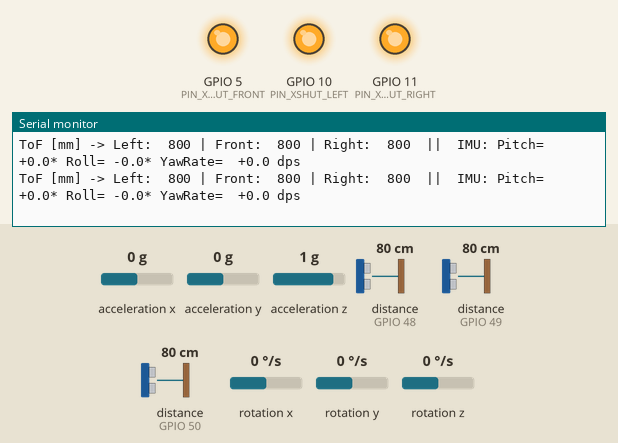
Simulated run of this sketch. Board: ESP32-C6. Parts: output pins drawn as LEDs (lit = HIGH), the last lines printed to the serial monitor. Wiring (inferred from the names in the program): MPU-6050 motion sensor at I2C address 0x68. Inputs (shaded band) come from the test bench; at power-on: acceleration x 0 g, distance to the obstacle (sensors on GPIO 48, GPIO 49, GPIO 50) 80 cm, acceleration y 0 g, rotation z 0 °/s, acceleration z 1 g, rotation x 0 °/s, rotation y 0 °/s.

Above: at 2.2 s.
2.3 s: acceleration x set to -1.4 g
At 2.5 s:
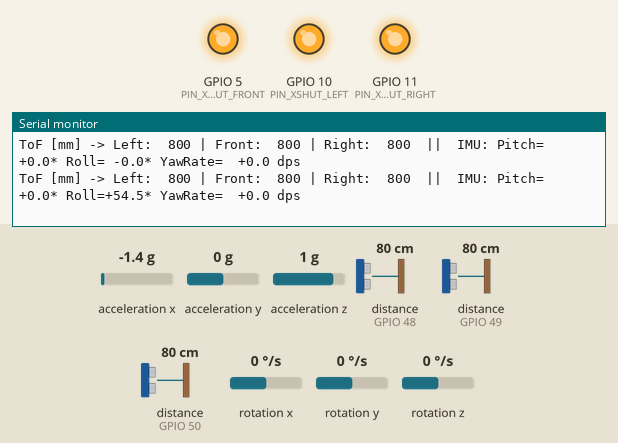
4.2 s: distance to the obstacle (sensor on GPIO 48) set to 2 cm
At 4.54 s:
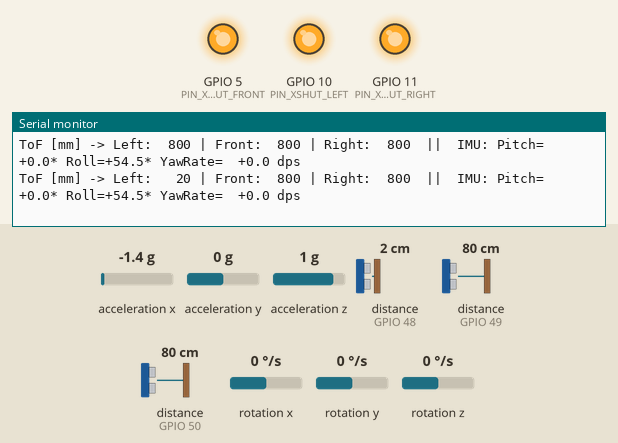
6.2 s: distance to the obstacle (sensor on GPIO 49) set to 2 cm
At 6.59 s:
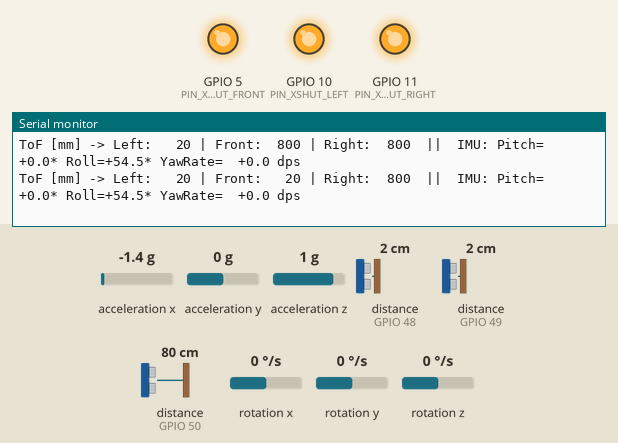
8.3 s: distance to the obstacle (sensor on GPIO 50) set to 2 cm
At 8.63 s:
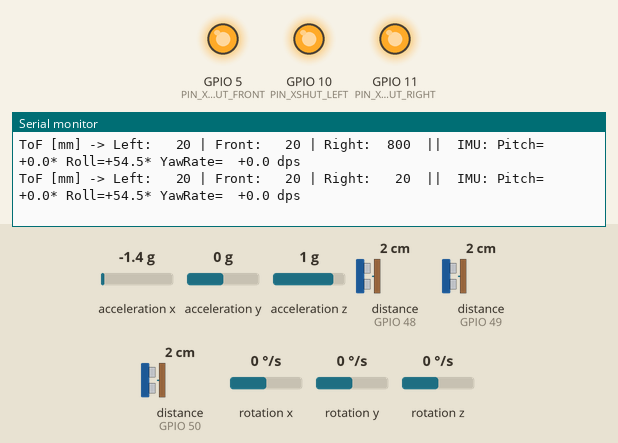
10.3 s: acceleration y set to -1.4 g
At 10.47 s:
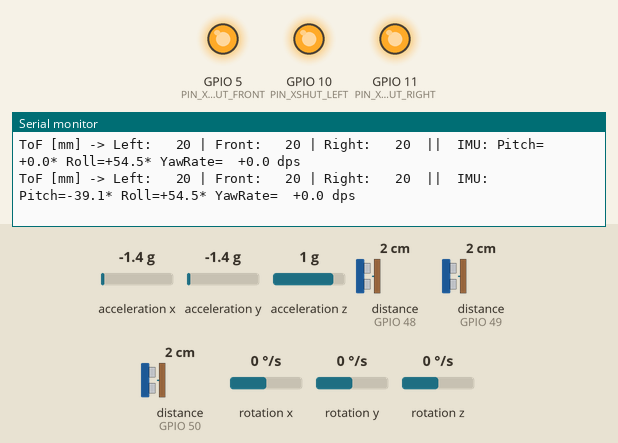
12.2 s: rotation z set to -192 °/s
At 12.52 s:
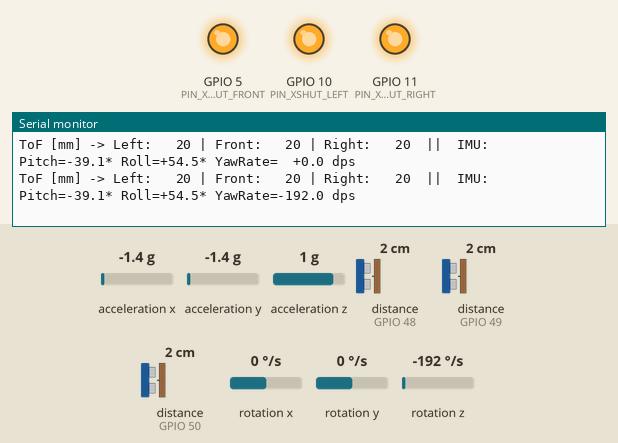

The sketch:

Sensor_Test_ESP32C6.ino
```cpp
/*
 * ==============================================================================
 * MICROMOUSE ESP32-C6: FULL SENSOR SUITE DIAGNOSTIC TEST (ROBUST)
 * Authoritative Spec: MICROMOUSE_MASTER_PROMPT.md
 * Target: ESP32-C6 DevKitC-1
 * ==============================================================================
 *
 * HARDWARE MAPPING:
 * - I2C SDA       : GPIO 6
 * - I2C SCL       : GPIO 7
 * - ToF Left      : XSHUT = GPIO 10  (Address: 0x30)
 * - ToF Front     : XSHUT = GPIO 11  (Address: 0x31)
 * - ToF Right     : XSHUT = GPIO 5   (Address: 0x32)
 * - IMU MPU-6050  : Address: 0x68
 *
 * ARDUINO IDE:
 * - Board: "ESP32C6 Dev Module"
 * - Tools -> "USB CDC On Boot" -> "Enabled"
 * - Serial Monitor: 115200 baud
 * ==============================================================================
 */

#include <Arduino.h>
#include <Wire.h>
#include <Adafruit_VL53L0X.h>

// --- Authoritative GPIO Pins ---
constexpr uint8_t PIN_I2C_SDA     = 6;
constexpr uint8_t PIN_I2C_SCL     = 7;

constexpr uint8_t PIN_XSHUT_LEFT  = 10;
constexpr uint8_t PIN_XSHUT_FRONT = 5;   // Front ToF on GPIO 5
constexpr uint8_t PIN_XSHUT_RIGHT = 11;  // Right ToF on GPIO 11

// --- I2C Target Addresses ---
constexpr uint8_t ADDR_TOF_LEFT   = 0x30;
constexpr uint8_t ADDR_TOF_FRONT  = 0x31;
constexpr uint8_t ADDR_TOF_RIGHT  = 0x32;
constexpr uint8_t ADDR_MPU6050    = 0x68;

Adafruit_VL53L0X loxLeft;
Adafruit_VL53L0X loxFront;
Adafruit_VL53L0X loxRight;

bool leftOk  = false;
bool frontOk = false;
bool rightOk = false;
bool imuOk   = false;

void scanI2CBus(const char *label) {
  Serial.printf("\n--- [I2C BUS SCAN: %s] ---\n", label);
  uint8_t count = 0;
  for (uint8_t addr = 0x08; addr <= 0x77; addr++) {
    Wire.beginTransmission(addr);
    if (Wire.endTransmission() == 0) {
      Serial.printf(" > Found device at 0x%02X: ", addr);
      if (addr == ADDR_TOF_LEFT)        Serial.println(F("[ToF LEFT  - OK (0x30)]"));
      else if (addr == ADDR_TOF_FRONT)  Serial.println(F("[ToF FRONT - OK (0x31)]"));
      else if (addr == ADDR_TOF_RIGHT)  Serial.println(F("[ToF RIGHT - OK (0x32)]"));
      else if (addr == ADDR_MPU6050)    Serial.println(F("[MPU-6050 IMU - OK (0x68)]"));
      else if (addr == 0x29)            Serial.println(F("[ToF DEFAULT 0x29 (Not yet remapped!)]"));
      else                              Serial.println(F("[Other I2C device]"));
      count++;
    }
  }
  Serial.printf("Devices found: %d\n", count);
  Serial.println(F("------------------------------------------\n"));
}

bool initSingleToF(Adafruit_VL53L0X &sensor, uint8_t xshutPin, uint8_t targetAddr, const char *name) {
  Serial.printf("[ToF] Activating %s (XSHUT=GPIO %d)...\n", name, xshutPin);
  digitalWrite(xshutPin, HIGH);
  delay(60); // Allow sensor internal MCU to boot

  // Strategy 1: Attempt to begin directly with the target address
  if (sensor.begin(targetAddr, false, &Wire)) {
    Serial.printf(" > [OK] %s initialized at address 0x%02X\n", name, targetAddr);
    return true;
  }

  // Strategy 2: If begin(target) failed, initialize at default 0x29 and setAddress
  Serial.printf(" > [Fallback] Trying default 0x29 for %s...\n", name);
  if (sensor.begin(0x29, false, &Wire)) {
    if (sensor.setAddress(targetAddr)) {
      Serial.printf(" > [OK] %s remapped from 0x29 -> 0x%02X\n", name, targetAddr);
      return true;
    }
  }

  Serial.printf(" > [ERROR] %s failed to respond!\n", name);
  return false;
}

void initToFSensors() {
  Serial.println(F("\n[ToF] === STARTING SEQUENTIAL VL53L0X INITIALIZATION ==="));

  // Step 1: Put all 3 sensors into HARDWARE SHUTDOWN
  pinMode(PIN_XSHUT_LEFT, OUTPUT);
  pinMode(PIN_XSHUT_FRONT, OUTPUT);
  pinMode(PIN_XSHUT_RIGHT, OUTPUT);

  digitalWrite(PIN_XSHUT_LEFT, LOW);
  digitalWrite(PIN_XSHUT_FRONT, LOW);
  digitalWrite(PIN_XSHUT_RIGHT, LOW);
  delay(150); // Crucial: allow internal capacitors to fully discharge

  // Step 2: Initialize LEFT sensor (GPIO 10 -> 0x30)
  leftOk = initSingleToF(loxLeft, PIN_XSHUT_LEFT, ADDR_TOF_LEFT, "LEFT");

  // Step 3: Initialize FRONT sensor (GPIO 11 -> 0x31)
  frontOk = initSingleToF(loxFront, PIN_XSHUT_FRONT, ADDR_TOF_FRONT, "FRONT");

  // Step 4: Initialize RIGHT sensor (GPIO 5 -> 0x32)
  rightOk = initSingleToF(loxRight, PIN_XSHUT_RIGHT, ADDR_TOF_RIGHT, "RIGHT");
}

void initMPU6050() {
  Serial.println(F("\n[IMU] Initializing MPU-6050 at 0x68..."));
  Wire.beginTransmission(ADDR_MPU6050);
  Wire.write(0x6B); // PWR_MGMT_1
  Wire.write(0x00); // Wake up
  uint8_t err = Wire.endTransmission();
  if (err == 0) {
    imuOk = true;
    Serial.println(F(" > [OK] MPU-6050 woke up and responding!"));
  } else {
    imuOk = false;
    Serial.printf(" > [ERROR] MPU-6050 failed at 0x68 (Error code: %d)\n", err);
  }
}

void setup() {
  Serial.begin(115200);

  uint32_t t0 = millis();
  while (!Serial && (millis() - t0 < 3000)) {
    delay(10);
  }
  delay(500);

  Serial.println(F("\n\n========================================================"));
  Serial.println(F("   MICROMOUSE ESP32-C6: FULL SENSOR DIAGNOSTIC SUITE    "));
  Serial.println(F("   Left=0x30 (GPIO10) | Front=0x31 (GPIO5) | Right=0x32 (GPIO11) "));
  Serial.println(F("   IMU=0x68 (SDA=GPIO6, SCL=GPIO7)                      "));
  Serial.println(F("========================================================"));

  // Initialize I2C Bus
  Wire.begin(PIN_I2C_SDA, PIN_I2C_SCL, 100000);
  Wire.setTimeOut(100);
  delay(100);

  // Scan before setup
  scanI2CBus("PRE-INIT STATE");

  // Initialize sensors sequentially
  initToFSensors();
  initMPU6050();

  // Scan after setup
  scanI2CBus("FINAL CONFIGURATION");

  Serial.println(F("Streaming live distance & motion data (10 Hz):"));
  Serial.println(F("--------------------------------------------------------------------------------"));
}

void loop() {
  uint16_t distLeft = 9999, distFront = 9999, distRight = 9999;
  bool validL = false, validF = false, validR = false;

  // 1. Read Left
  if (leftOk) {
    VL53L0X_RangingMeasurementData_t m;
    loxLeft.rangingTest(&m, false);
    if (m.RangeStatus != 4) {
      distLeft = m.RangeMilliMeter;
      validL = true;
    }
  }

  // 2. Read Front
  if (frontOk) {
    VL53L0X_RangingMeasurementData_t m;
    loxFront.rangingTest(&m, false);
    if (m.RangeStatus != 4) {
      distFront = m.RangeMilliMeter;
      validF = true;
    }
  }

  // 3. Read Right
  if (rightOk) {
    VL53L0X_RangingMeasurementData_t m;
    loxRight.rangingTest(&m, false);
    if (m.RangeStatus != 4) {
      distRight = m.RangeMilliMeter;
      validR = true;
    }
  }

  // 4. Read IMU
  float pitch = 0.0f, roll = 0.0f, gz = 0.0f;
  if (imuOk) {
    Wire.beginTransmission(ADDR_MPU6050);
    Wire.write(0x3B);
    if (Wire.endTransmission(false) == 0) {
      if (Wire.requestFrom((uint8_t)ADDR_MPU6050, (size_t)14, true) == 14) {
        int16_t rawAx = (Wire.read() << 8) | Wire.read();
        int16_t rawAy = (Wire.read() << 8) | Wire.read();
        int16_t rawAz = (Wire.read() << 8) | Wire.read();
        Wire.read(); Wire.read(); // temp
        Wire.read(); Wire.read(); // gx
        Wire.read(); Wire.read(); // gy
        int16_t rawGz = (Wire.read() << 8) | Wire.read();

        float ax = (float)rawAx / 16384.0f;
        float ay = (float)rawAy / 16384.0f;
        float az = (float)rawAz / 16384.0f;
        gz = (float)rawGz / 131.0f;

        pitch = atan2(ay, sqrt(ax * ax + az * az)) * 180.0f / PI;
        roll  = atan2(-ax, az) * 180.0f / PI;
      }
    }
  }

  // Print results
  Serial.print(F("ToF [mm] -> Left: "));
  if (validL) Serial.printf("%4d", distLeft); else Serial.print(F("----"));

  Serial.print(F(" | Front: "));
  if (validF) Serial.printf("%4d", distFront); else Serial.print(F("----"));

  Serial.print(F(" | Right: "));
  if (validR) Serial.printf("%4d", distRight); else Serial.print(F("----"));

  if (imuOk) {
    Serial.printf("  ||  IMU: Pitch=%+5.1f* Roll=%+5.1f* YawRate=%+6.1f dps",
                  pitch, roll, gz);
  }
  Serial.println();

  delay(100);
}
```

Measured:
- after the input at 2.3 s, the serial monitor: prints a new line at once (image 1)
- after the input at 4.2 s, the serial monitor: prints a new line after 0.18 s (image 2)
- after the input at 6.2 s, the serial monitor: prints a new line after 0.23 s (image 3)
- after the input at 8.3 s, the serial monitor: prints a new line after 0.17 s (image 4)
- after the input at 10.3 s, the serial monitor: prints a new line at once (image 5)
- after the input at 12.2 s, the serial monitor: prints a new line after 0.16 s (image 6)
